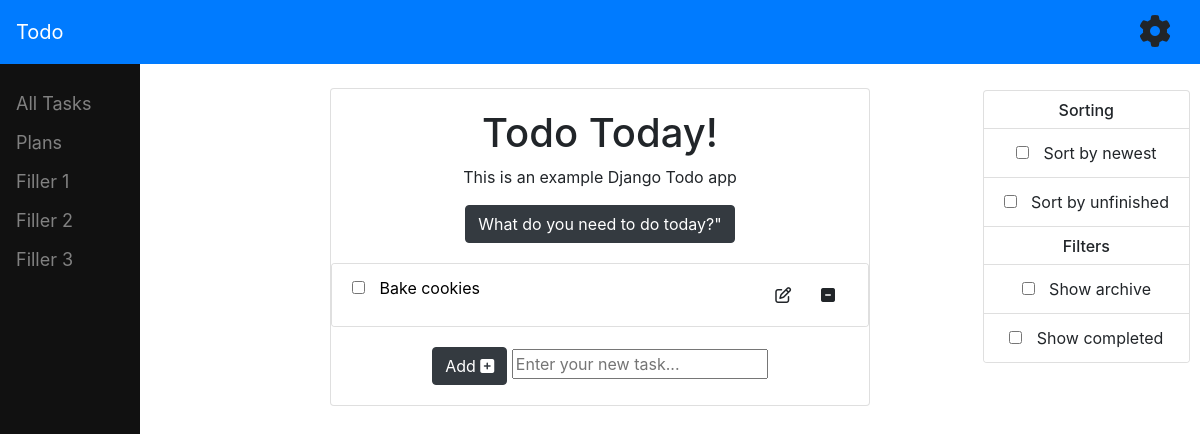
The app's page /, older data.
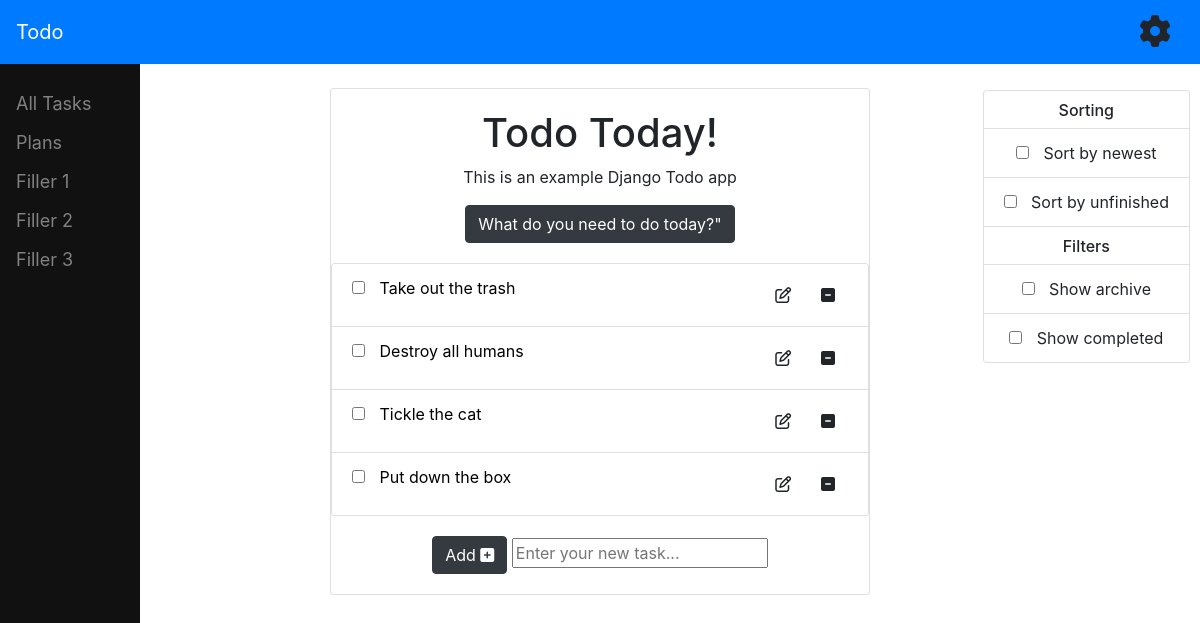
The same page, newer data.
### tasks/models.py (models this page shows, shortened)
class Task(models.Model):
    task_title = models.CharField(max_length=200)
    task_description = models.CharField(max_length=200, blank=True, null=True)
    creation_date = models.DateTimeField('date created', default=datetime.datetime.now())
    updated_date = models.DateTimeField('date updated', default=datetime.datetime.now())
    completed = models.BooleanField(default=False)

### tasks/views.py (the view)
# urls.py: path('', views.index, name='index'),
def index(request):
    latest_tasks = Task.objects.order_by('-updated_date')
    context = {'latest_task_list' : latest_tasks}
    return render(request, 'todo/index.html', context)

### templates/todo/index.html (shortened to what this page needs)
{% extends 'base.html' %}
{% block content %}
<div class="card text-center">
  <div class="card-body">
    <h1>Todo Today!</h1>
    <p>This is an example Django Todo app</p>
    <a class="btn btn-dark" href="">
        What do you need to do today?"</a
      >
  </div>
  {% include 'todo/task_list.html' %}
  {% include 'todo/aside.html' %}
  <div class="card-body">
    <form action="{% url 'tasks:add_task' %}" method="POST">
        <button type="submit" class="btn btn-dark">
          Add
          <i class="fa fa-plus-square" aria-hidden="true"></i>
        </button>
        <input type="text" id="task_title" name="task_title" placeholder="Enter your new task..." value="">
    </form>
  </div>
</div>
{% endblock %}

### templates/base.html (shortened to what this page needs)
<!DOCTYPE html>
<html lang="en">
<head>
    <link rel="stylesheet" href="https://stackpath.bootstrapcdn.com/bootstrap/4.5.0/css/bootstrap.min.css">
</head>
<body>
    <div class="main">
        {% include 'partials/_navbar.html' %}
    </div>
    {% include 'partials/_sidebar.html' %}
    <div class="container">
        <div class="row">
            <div class="col-md-6 m-auto">
                {% block content %}{% endblock %}
            </div>
        </div>
    </div>
</body>
</html>

### templates/partials/_navbar.html
{% load static %}
{% block style %}
    <link rel="stylesheet" type="text/css" href="{% static "fontawesome/css/all.min.css" %}" />
{% endblock %}
<nav class="navbar navbar-dark bg-primary mb-4">
    <a href="/" class="navbar-brand">Todo</a>
    <button class="btn bg-transparent">
        <i class="fas fa-cog fa-2x"></i>
    </button>
</nav>

### templates/partials/_sidebar.html (shortened to what this page needs)
<div class="sidebar">
    <a>All Tasks</a>
    <a>Plans</a>
    <a>Filler 1</a>
    <a>Filler 2</a>
    <a>Filler 3</a>
</div>

### templates/todo/task_list.html (shortened to what this page needs)
<div class="card text-left">
  {% if latest_task_list %}
    <ul class="list-group list-group-flush">
    {% for task in latest_task_list %}
    <li class="list-group-item">
      <div class="row">
        <div class="col-sm-10">
          <form action="{% url 'tasks:complete' task.id %}" method="POST">
            <input type="checkbox" onChange="this.form.submit()" {% if task.completed == True %} checked {% endif %}>
            <a class="" data-toggle="collapse" href="#task_extended{{ forloop.counter }}" role="button" aria-expanded="false" aria-controls="task_extended">
              {{task.task_title}}
            </a>
          </form>
        </div>
        <div class="col-sm-1">
          <form action="" method="POST">
          <button type="submit" class="btn float-right">
            <i class="fa fa-pencil-square-o pull-right" aria-hidden="true"></i>
            </button>
          </form>
        </div>
        <div class="col-sm-1">
          <form action="{% url 'tasks:delete' task.id %}" method="POST">
            <button type="submit" class="btn float-right">
              <i class="fa fa-minus-square pull-right" aria-hidden="true"></i>
            </button>
          </form>
        </div>
      </div>
    </li>
    {% endfor %}
</ul>
{% else %}
    <p>No tasks</p>
{% endif %}
</div>

### templates/todo/aside.html
<div class="sidepanel">
    <div class="card">
      <h5 class="sideheader text-center">Sorting</h5>
      <ul class="list-group list-group-flush">
        <li class="list-group-item">
          <input type=checkbox> Sort by newest</input>
        </li>
        <li class="list-group-item">
          <input type=checkbox> Sort by unfinished</input>
        </li>
      </ul>
      <h5 class="sideheader text-center">Filters</h5>
      <ul class="list-group list-group-flush">
        <li class="list-group-item">
          <input type=checkbox> Show archive</input>
        </li>
        <li class="list-group-item">
          <input type=checkbox> Show completed</input>
        </li>
      </ul>
    </div>
  </div>

### templates/base.html (style rules this page uses)
.main { margin-left:0px; padding: 0px 0px; }

### templates/partials/_sidebar.html (style rules this page uses)
.sidebar { height:100%; width:140px; position: fixed; z-index: 1; top:0; left:0; background-color:#111; overflow-x: hidden; padding-top: 20px; margin-top: 64px; }
.sidebar a { padding: 6px 8px 6px 16px; text-decoration: none; color: #818181; font-size: 18px; display: block; }

### templates/todo/index.html (style rules this page uses)
.sidepanel { position: fixed; top: 0; right: 10px; padding-top: 0px; margin-top: 90px; }
.sideheader { margin-top: 10px; font-size: 16px; }
a { color: black }

### templates/todo/task_list.html (style rules this page uses)
.sidepanel { position: fixed; top: 0; right: 10px; padding-top: 0px; margin-top: 90px; }
.sideheader { margin-top: 10px; font-size: 16px; }
a { color: black }
input[type="checkbox"] { margin-right: 10px }

Row changes from the older to the newer data that the page shows:
removed Task: task_title "Bake cookies"
added Task: task_title "Take out the trash"
added Task: task_title "Destroy all humans"
added Task: task_title "Tickle the cat"
added Task: task_title "Put down the box"
